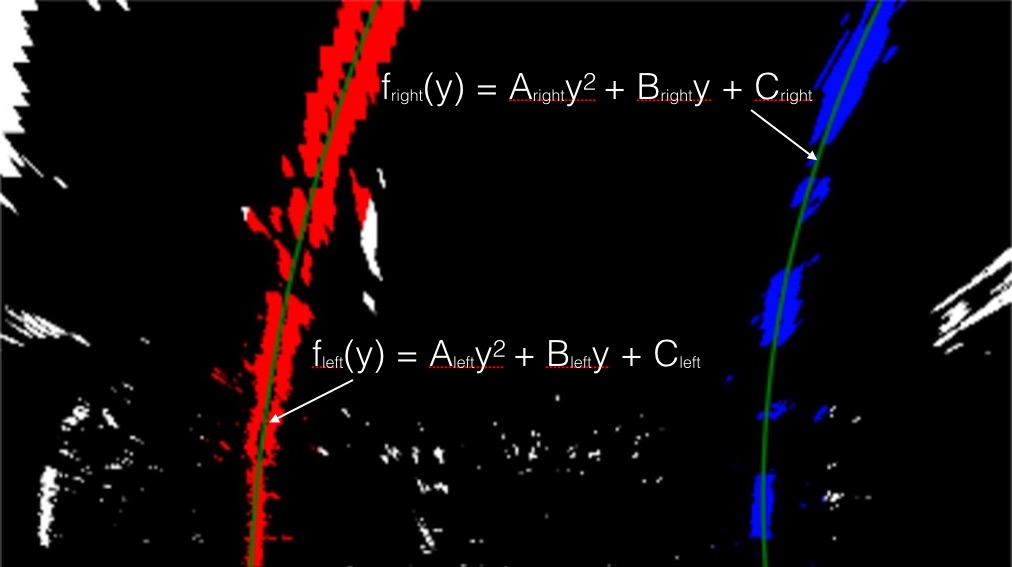
#> input picture examples/color_fit_lines.jpg, 1012 x 567 px
$ python -i thresholder.py   (imports and definitions only)   (older library calls are emulated)
#> lines starting #> are read from the running program, lines starting #| are printed output that depends on the picture; after the words box and inside, x2 and y2 are one past the last pixel; in counts of white or black regions, pixels touching at a corner belong together
import cv2
import numpy as np


class Thresholder:
    def __init__(self):
        self.sobel_kernel = 15

        self.thresh_dir_min = 0.7
        self.thresh_dir_max = 1.2

        self.thresh_mag_min = 50
        self.thresh_mag_max = 255

    def dir_thresh(self, sobelx, sobely):
        abs_sobelx = np.abs(sobelx)
        abs_sobely = np.abs(sobely)
        scaled_sobel = np.arctan2(abs_sobely, abs_sobelx)
        sxbinary = np.zeros_like(scaled_sobel)
        sxbinary[(scaled_sobel >= self.thresh_dir_min) & (scaled_sobel <= self.thresh_dir_max)] = 1

        return sxbinary

    def mag_thresh(self, sobelx, sobely):
        gradmag = np.sqrt(sobelx ** 2 + sobely ** 2)
        scale_factor = np.max(gradmag) / 255
        gradmag = (gradmag / scale_factor).astype(np.uint8)
        binary_output = np.zeros_like(gradmag)
        binary_output[(gradmag >= self.thresh_mag_min) & (gradmag <= self.thresh_mag_max)] = 1

        return binary_output

    def color_thresh(self, img):
        img = cv2.cvtColor(img, cv2.COLOR_RGB2HSV)

        yellow_min = np.array([15, 100, 120], np.uint8)
        yellow_max = np.array([80, 255, 255], np.uint8)
        yellow_mask = cv2.inRange(img, yellow_min, yellow_max)

        white_min = np.array([0, 0, 200], np.uint8)
        white_max = np.array([255, 30, 255], np.uint8)
        white_mask = cv2.inRange(img, white_min, white_max)

        binary_output = np.zeros_like(img[:, :, 0])
        binary_output[((yellow_mask != 0) | (white_mask != 0))] = 1

        filtered = img
        filtered[((yellow_mask == 0) & (white_mask == 0))] = 0

        return binary_output

    def threshold(self, img):
        sobelx = cv2.Sobel(img[:, :, 2], cv2.CV_64F, 1, 0, ksize=self.sobel_kernel)
        sobely = cv2.Sobel(img[:, :, 2], cv2.CV_64F, 0, 1, ksize=self.sobel_kernel)

        direc = self.dir_thresh(sobelx, sobely)
        mag = self.mag_thresh(sobelx, sobely)
        color = self.color_thresh(img)

        combined = np.zeros_like(direc)
        combined[((color == 1) & ((mag == 1) | (direc == 1)))] = 1

        return combined

>>> import cv2
>>> picture = cv2.cvtColor(cv2.imread('examples/color_fit_lines.jpg'), cv2.COLOR_BGR2RGB)
>>> result = Thresholder().threshold(picture)
#> in threshold, `sobelx = cv2.Sobel(img[:, :, 2], cv2.CV_64F, 1, 0, ksize=self.sobel_ke..`:
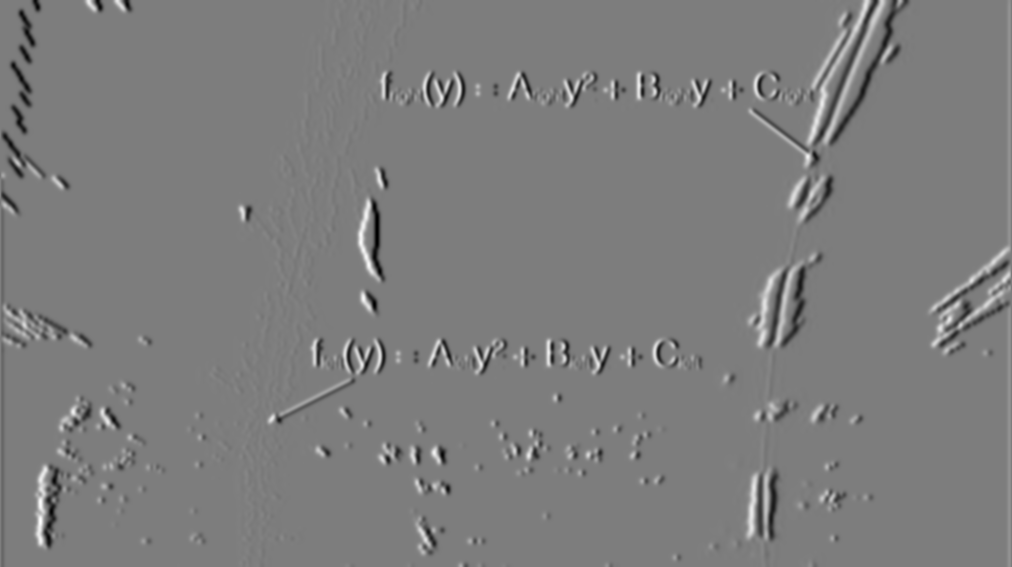
#> sobelx: shape (567, 1012) float64; min -6.41e+09, max 6.6e+09, mean -8077176.3; drawn with min black and max white
#> in threshold, `sobely = cv2.Sobel(img[:, :, 2], cv2.CV_64F, 0, 1, ksize=self.sobel_ke..`:
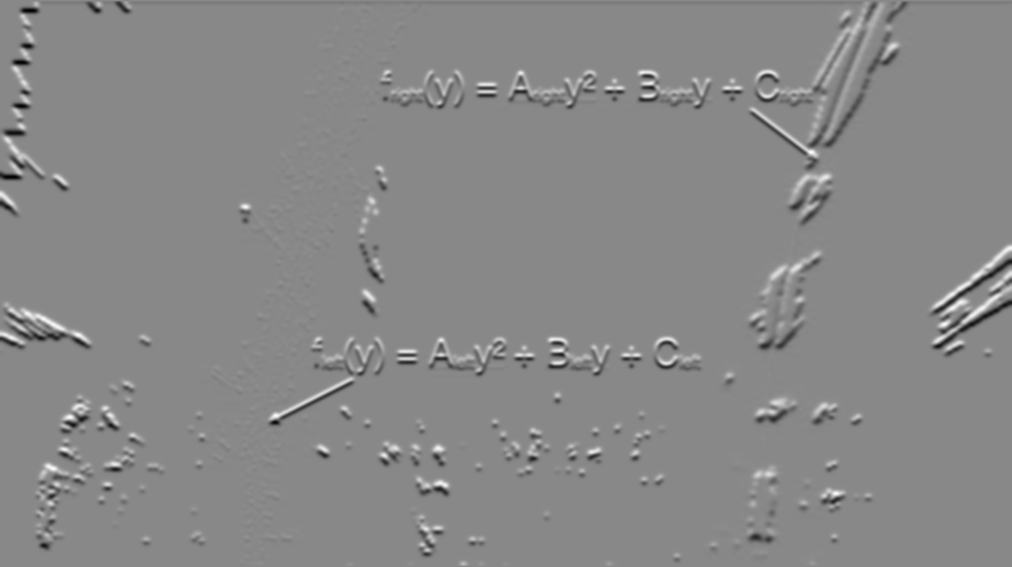
#> sobely: shape (567, 1012) float64; min -6.61e+09, max 5.73e+09, mean -7840262.4; drawn with min black and max white
#> in dir_thresh, `scaled_sobel = np.arctan2(abs_sobely, abs_sobelx)`:
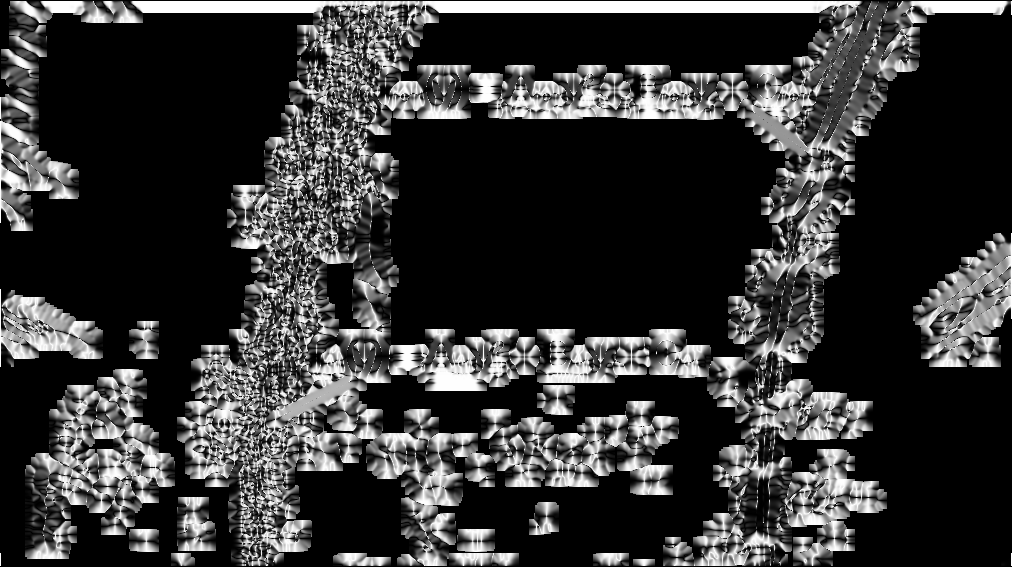
#> scaled_sobel: shape (567, 1012) float64; min 0, max 1.57, mean 0.337; drawn with min black and max white
#> in threshold, `direc = self.dir_thresh(sobelx, sobely)`:
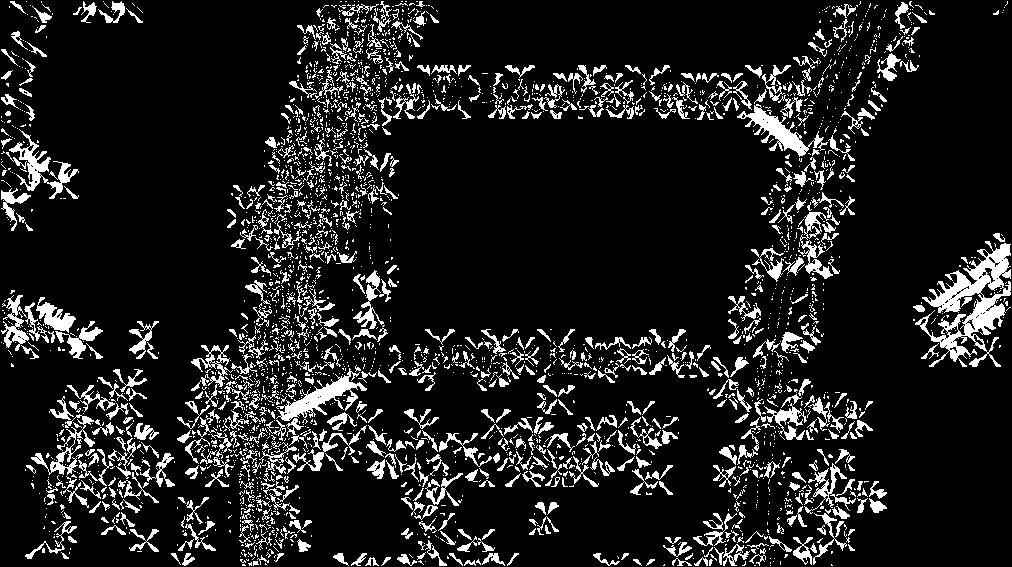
#> direc: shape (567, 1012) float64; values 0 (black) and 1 (white), 12% white; 3158 white regions (2433 under 20 px), largest, box (x1, y1, x2, y2) and area: (915, 241, 1011, 367) 4365, (276, 368, 367, 421) 1449, (737, 104, 828, 157) 1313
#> in mag_thresh, `gradmag = np.sqrt(sobelx ** 2 + sobely ** 2)`:
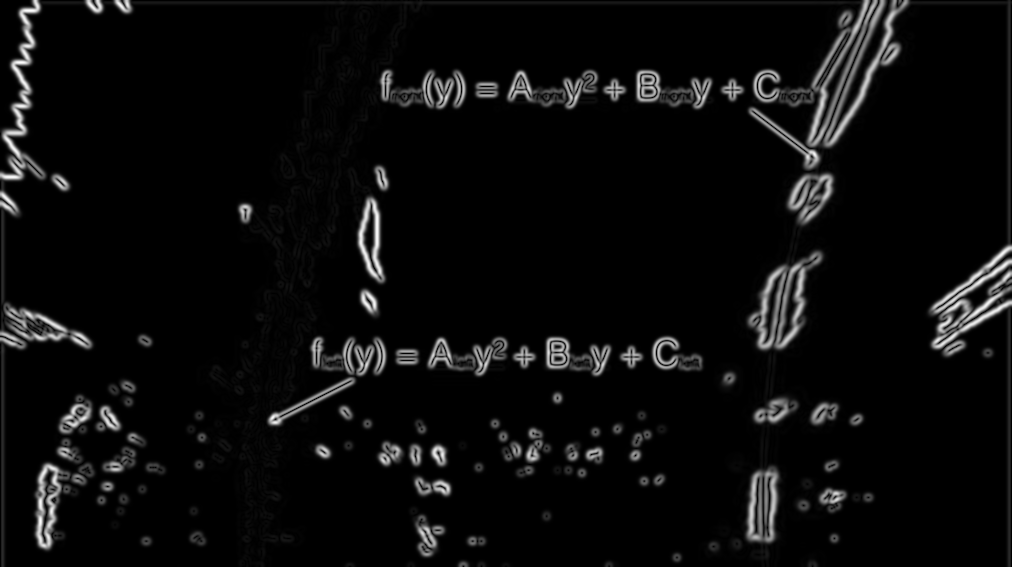
#> gradmag: shape (567, 1012) float64; min 0, max 6.61e+09, mean 304049080; drawn with min black and max white
#> in mag_thresh, `scale_factor = np.max(gradmag) / 255`: scale_factor = 25932871.7
#> in threshold, `mag = self.mag_thresh(sobelx, sobely)`:
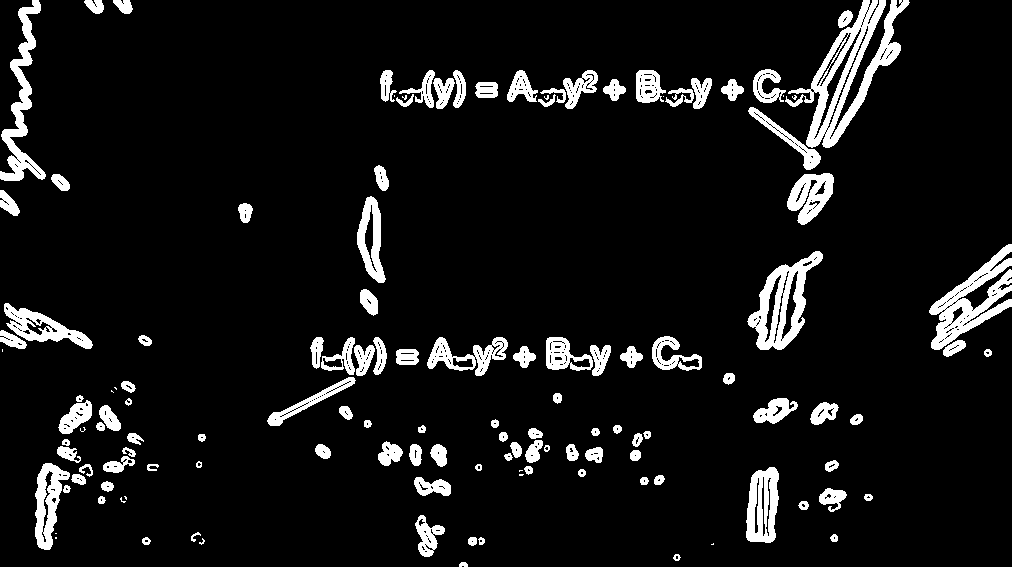
#> mag: shape (567, 1012); values 0 (black) and 1 (white), 8.1% white; 131 white regions (18 under 20 px), largest, box (x1, y1, x2, y2) and area: (785, 0, 910, 148) 5402, (929, 244, 1012, 350) 3303, (747, 251, 823, 350) 2962
#> in color_thresh, `img = cv2.cvtColor(img, cv2.COLOR_RGB2HSV)`: img: shape (567, 1012, 3); mean H, S, V 13.1, 38.2, 20
#> in color_thresh, `yellow_mask = cv2.inRange(img, yellow_min, yellow_max)`: yellow_mask: shape (567, 1012); 0.02% white in thin lines or dots, all inside (x1, y1, x2, y2) = (249, 0, 376, 564)
#> in color_thresh, `white_mask = cv2.inRange(img, white_min, white_max)`: white_mask: shape (567, 1012); 1.7% white; 166 white regions (115 under 20 px), largest, box (x1, y1, x2, y2) and area: (0, 0, 37, 176) 3607, (361, 202, 379, 276) 643, (39, 467, 58, 545) 616
#> in color_thresh, `filtered[((yellow_mask == 0) & (white_mask == 0))] = 0`: filtered: shape (567, 1012, 3); mean H, S, V 0.2, 0.1, 4.2
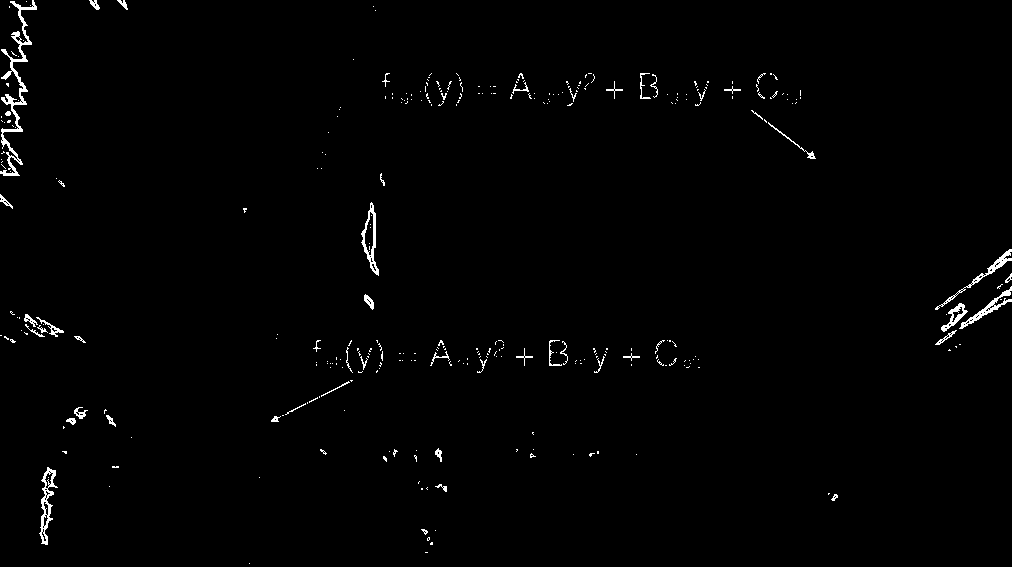
#> result: shape (567, 1012) float64; values 0 (black) and 1 (white), 1.1% white in thin lines or dots
